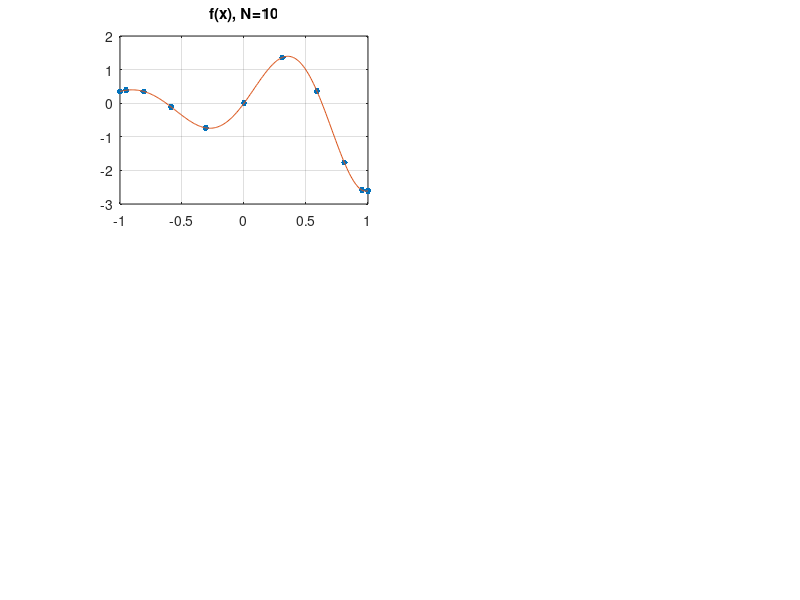

The MATLAB source for this figure: (Note: this script raises an error after producing the figure.)
% Program 18
% p18.m - Chebyshev differentiation via FFT (compare p11.m)
xx = -1:.01:1; ff = exp(xx).*sin(5 *xx); clf
for N = [10 20]
x = cos(pi*(0:N)'/N); f = exp(x).*sin(5*x);
subplot('position',[.15 .66-.4*(N==20) .31 .28])
plot(x,f,'.','markersize',14), grid on
line(xx,ff)
title(['f(x), N=' int2str(N)])
error = chebfft(f) - exp(x).*(sin(5*x)+5*cos(5*x));
subplot('position',[.55 .66-.4*(N==20) .31 .28])
plot(x,error,'.','markersize',14), grid on
line(x,error)
title(['error in f " (x), N=' int2str(N)])
end